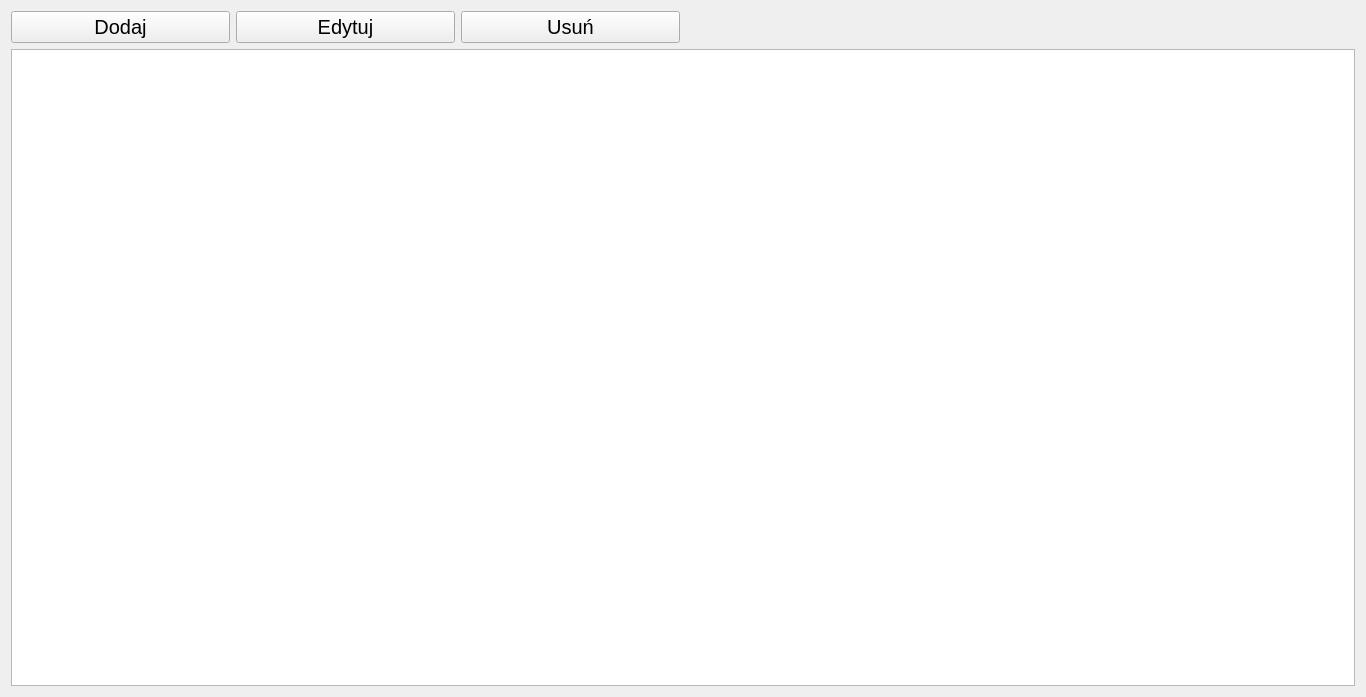
<?xml version="1.0" encoding="UTF-8"?>
<ui version="4.0">
 <class>Form</class>
 <widget class="QWidget" name="Form">
  <property name="geometry">
   <rect>
    <x>0</x>
    <y>0</y>
    <width>1366</width>
    <height>697</height>
   </rect>
  </property>
  <property name="windowTitle">
   <string>Form</string>
  </property>
  <layout class="QGridLayout" name="gridLayout">
   <item row="1" column="0" colspan="6">
    <widget class="QTableWidget" name="tableWidget"/>
   </item>
   <item row="0" column="0">
    <widget class="QPushButton" name="pushButton">
     <property name="font">
      <font>
       <pointsize>15</pointsize>
      </font>
     </property>
     <property name="text">
      <string>Dodaj</string>
     </property>
     <property name="icon">
      <iconset>
       <normaloff>../images/icons8-dodaj-produkt-30.png</normaloff>../images/icons8-dodaj-produkt-30.png</iconset>
     </property>
     <property name="iconSize">
      <size>
       <width>30</width>
       <height>30</height>
      </size>
     </property>
    </widget>
   </item>
   <item row="0" column="1">
    <widget class="QPushButton" name="pushButton_2">
     <property name="font">
      <font>
       <pointsize>15</pointsize>
      </font>
     </property>
     <property name="text">
      <string>Edytuj</string>
     </property>
     <property name="icon">
      <iconset>
       <normaloff>../images/icons8-edytuj-produkt-30.png</normaloff>../images/icons8-edytuj-produkt-30.png</iconset>
     </property>
     <property name="iconSize">
      <size>
       <width>30</width>
       <height>30</height>
      </size>
     </property>
    </widget>
   </item>
   <item row="0" column="2">
    <widget class="QPushButton" name="pushButton_3">
     <property name="font">
      <font>
       <pointsize>15</pointsize>
      </font>
     </property>
     <property name="text">
      <string>Usuń</string>
     </property>
     <property name="icon">
      <iconset>
       <normaloff>../images/icons8-usuń-produkt-30.png</normaloff>../images/icons8-usuń-produkt-30.png</iconset>
     </property>
     <property name="iconSize">
      <size>
       <width>30</width>
       <height>30</height>
      </size>
     </property>
    </widget>
   </item>
  </layout>
 </widget>
 <resources/>
 <connections/>
</ui>
